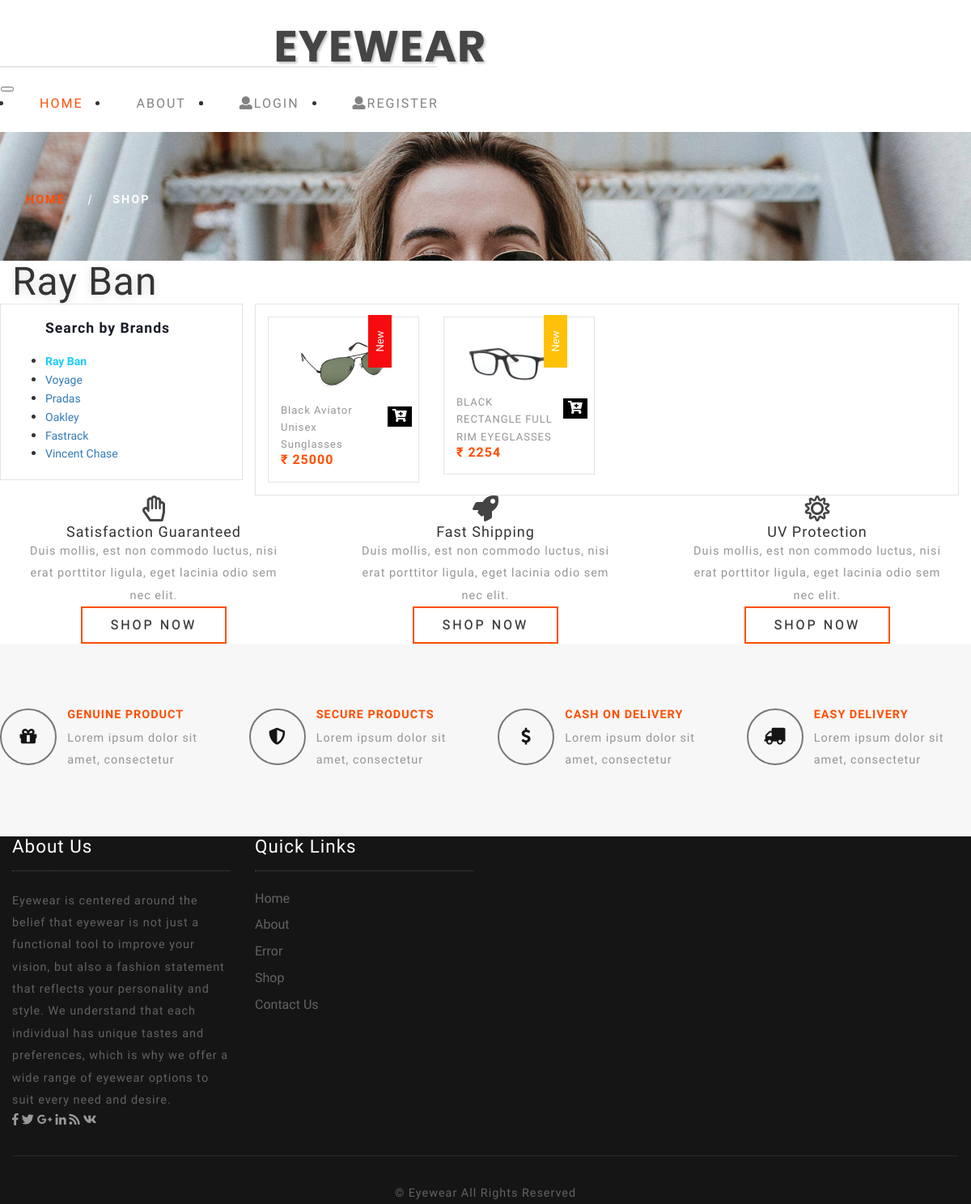
The page /shop.php on the database its author committed.
### tables this page shows
CREATE TABLE `product_category` (
  `cat_id` int(11) NOT NULL,
  `cat_name` varchar(25) DEFAULT NULL
);

CREATE TABLE `product_detail` (
  `product_id` int(11) NOT NULL,
  `cat_id` int(11) DEFAULT NULL,
  `l_id` int(11) DEFAULT NULL,
  `product_name` varchar(200) DEFAULT NULL,
  `product_image` varchar(100) DEFAULT NULL,
  `product_description` varchar(500) DEFAULT NULL,
  `product_price` int(10) DEFAULT NULL,
  `quantity` int(10) DEFAULT NULL,
  `status` int(5) DEFAULT NULL
);

### shop.php (the view, shortened to what this page needs)
<?php include 'header.php';
	if (isset($_GET['cid'])) {
		$catid=$_GET['cid'];
		$qry = "SELECT * FROM product_category WHERE cat_id='$catid'";
		$result = mysqli_query($con,$qry);
		$row=mysqli_fetch_array($result);
		$catname=$row['cat_name'];
	}
	else{
		$qry = "SELECT * FROM product_category ORDER BY cat_id LIMIT 1";
		$result = mysqli_query($con,$qry);
		$row=mysqli_fetch_array($result);
		$catid=$row['cat_id'];
		$catname=$row['cat_name'];
	}
?>
		<div class="banner_inner">
			<div class="services-breadcrumb">
				<div class="inner_breadcrumb">
					<ul class="short">
						<li>
							<a href="index.html">Home</a>
							<i>|</i>
						</li>
						<li>Shop</li>
					</ul>
				</div>
			</div>
		</div>
		<section class="banner-bottom-wthreelayouts py-lg-5 py-3">
			<div class="container-fluid">
				<div class="inner-sec-shop px-lg-4 px-3">
					<h3 class="tittle-w3layouts my-lg-4 mt-3 text-center"><?php echo $catname; ?></h3>
					<div class="row">
						<div class="side-bar col-lg-3">
							<div class="" style="margin-left: 40px">
								<h3 class="agileits-sear-head">Search by Brands</h3>
								<ul>
					<?php
						$query="SELECT * FROM product_category ORDER BY cat_id";
		                $result=mysqli_query($con,$query);
		                while($value=mysqli_fetch_array($result))
		                {
		                    $cid=$value['cat_id'];
		                    $cname=$value['cat_name'];
		                    if ($cid==$catid) {
		                  ?>
							<li>
								<a href="shop.php?cid=<?php echo $cid; ?>"><span style="font-size: 14px;color: #1accfd;font-weight: bold;"><?php echo $cname; ?></span></a>
							</li>
					<?php
							}
							else{
					?>
							<li>
								<a href="shop.php?cid=<?php echo $cid; ?>"><span style="font-size: 14px;"><?php echo $cname; ?></span></a>
							</li>
					<?php
							}
						}
					?>
					</ul>
							</div>
						</div>
						<div class="left-ads-display col-lg-9">
							<div class="wrapper_top_shop">
								<div class="row">
									<?php
							$qry = "SELECT * FROM product_detail WHERE status=1 AND cat_id='$catid' ORDER BY product_id DESC";
							$result = mysqli_query($con,$qry);
							while($row=mysqli_fetch_array($result))
							{
								$slid=$row['l_id'];
								$proid=$row['product_id'];
						?>
									<div class="col-md-3 product-men women_two shop-gd">
										<div class="product-googles-info googles">
											<div class="men-pro-item">
												<div class="men-thumb-item">
													<img src="products/<?php echo $row['product_image']; ?>" class="img-fluid" alt="">
													<span class="product-new-top">New</span>
												</div>
												<div class="item-info-product">
													<div class="info-product-price">
														<div class="grid_meta">
															<div class="product_price">
																<h4>
																	<a href="single.php?pid=<?php echo $row['product_id'];?>"><?php echo $row['product_name']; ?></a>
																</h4>
																<div class="grid-price mt-2">
																	<span class="money ">₹ <?php echo $row['product_price']; ?></span>
																</div>
															</div>
														</div>
														<div class="googles single-item hvr-outline-out">
											<?php
											if(!isset($_SESSION['useremail'])){
										?>
												<button type="submit" class="googles-cart pgoogles-cart" style="background-color: black; color: white" onclick="return confirm('You need to login first!!');">
													<i class="fas fa-cart-plus"></i>
												</button>
												<?php
											}
											else{
											?>
											<a href="addtocart.php?slid=<?php echo $slid;?>&proid=<?php echo $proid;?>"><input type="submit" class="button" value="Add to cart" style="background-color: black; color: white"></a>
										<?php
											}
										?>
										</div>
													</div>
													<div class="clearfix"></div>
												</div>
											</div>
										</div>
									</div>
								<?php } ?>
								</div>
						</div>
					</div>
<?php include"footer.php"; ?>

### header.php (shortened to what this page needs)
<!DOCTYPE html>
<html lang="zxx">
<head>
	<link href="css/bootstrap.css" rel='stylesheet' type='text/css' />
	<link href="css/login_overlay.css" rel='stylesheet' type='text/css' />
	<link href="css/style6.css" rel='stylesheet' type='text/css' />
	<link rel="stylesheet" href="css/shop.css" type="text/css" />
	<link rel="stylesheet" href="css/owl.carousel.css" type="text/css" media="all">
	<link rel="stylesheet" href="css/owl.theme.css" type="text/css" media="all">
	<link rel="stylesheet" type="text/css" href="css/jquery-ui1.css">
	<link href="css/style.css" rel='stylesheet' type='text/css' />
	<link href="css/contact.css" rel='stylesheet' type='text/css' />
	<link href="css/easy-responsive-tabs.css" rel='stylesheet' type='text/css' />
	<link rel="stylesheet" href="css/flexslider.css" type="text/css" media="screen" />
	<link rel="stylesheet" type="text/css" href="css/checkout.css">
	<link href="css/fontawesome-all.css" rel="stylesheet">
</head>
<body>
	<div class="banner-top container-fluid" id="home">
		<header>
			<div class="row">
				<div class="col-md-3 top-info text-left mt-lg-4">
					<ul>
					</ul>
				</div>
				<div class="col-md-6 logo-w3layouts text-center">
					<h1 class="logo-w3layouts">
						<a class="navbar-brand" href="index.php">
							Eyewear</a>
					</h1>
				</div>
				<div class="col-md-3 top-info-cart text-right mt-lg-4">
				</div>
			</div>
			</div>
			<label class="top-log mx-auto"></label>
			<nav class="navbar navbar-expand-lg navbar-light bg-light top-header mb-2">
				<button class="navbar-toggler mx-auto" type="button" data-toggle="collapse" data-target="#navbarSupportedContent" aria-controls="navbarSupportedContent"
				    aria-expanded="false" aria-label="Toggle navigation">
				</button>
				<div class="collapse navbar-collapse" id="navbarSupportedContent">
					<ul class="navbar-nav nav-mega mx-auto">
						<li class="nav-item active">
							<a class="nav-link ml-lg-0" href="index.php">Home
							</a>
						</li>
						<li class="nav-item">
							<a class="nav-link" href="about.php">About</a>
						</li>
						<li class="button-log">
							<?php
							if (isset($_SESSION['useremail'])) {
						?>
							<a class="nav-link" href="logout.php" ><i class="fa fa-user"></i> Logout </a>
						</li>
						<li class="nav-item">
							<a class="nav-link" href="orders.php"><i class="fa fa-shopping-bag"></i>My Orders</a>
						</li>
						<li class="nav-item">
							<a class="nav-link" href="cart.php"><i class="fa fa-shopping-cart"></i>My Cart</a>
						</li>
						<li class="nav-item">
							<a class="nav-link" href="feedback.php"><i class="fa fa-pen-square"></i>Feedback</a>
						</li>
						<?php
							}
							else{
						?>
						<li class="nav-item">
							<a class="nav-link" href="login.php" ><i class="fa fa-user"></i>Login</a>
						</li>
						<li class="button-log">
							<a class="nav-link" href="adduser.php"><i class="fa fa-user"></i>Register</a>
						</li>
						<?php
							}
						?>
					</ul>
				</div>
			</nav>

### footer.php (shortened to what this page needs)
				<div class="bottom-sub-grid-content py-lg-5 py-3">
					<div class="row">
						<div class="col-lg-4 bottom-sub-grid text-center">
							<div class="bt-icon">
								<span class="far fa-hand-paper"></span>
							</div>
							<h4 class="sub-tittle-w3layouts my-lg-4 my-3">Satisfaction Guaranteed</h4>
							<p>Duis mollis, est non commodo luctus, nisi erat porttitor ligula, eget lacinia odio sem nec elit.</p>
							<p>
								<a href="shop.php" class="btn btn-sm animated-button gibson-three mt-4">Shop Now</a>
							</p>
						</div>
						<div class="col-lg-4 bottom-sub-grid text-center">
							<div class="bt-icon">
								<span class="fas fa-rocket"></span>
							</div>
							<h4 class="sub-tittle-w3layouts my-lg-4 my-3">Fast Shipping</h4>
							<p>Duis mollis, est non commodo luctus, nisi erat porttitor ligula, eget lacinia odio sem nec elit.</p>
							<p>
								<a href="shop.php" class="btn btn-sm animated-button gibson-three mt-4">Shop Now</a>
							</p>
						</div>
						<div class="col-lg-4 bottom-sub-grid text-center">
							<div class="bt-icon">
								<span class="far fa-sun"></span>
							</div>
							<h4 class="sub-tittle-w3layouts my-lg-4 my-3">UV Protection</h4>
							<p>Duis mollis, est non commodo luctus, nisi erat porttitor ligula, eget lacinia odio sem nec elit.</p>
							<p>
								<a href="shop.php" class="btn btn-sm animated-button gibson-three mt-4">Shop Now</a>
							</p>
						</div>
					</div>
				</div>
				<div class="testimonials p-lg-5 p-3 mt-4">
					<div class="row last-section">
						<div class="col-lg-3 footer-top-w3layouts-grid-sec">
							<div class="mail-grid-icon text-center">
								<i class="fas fa-gift"></i>
							</div>
							<div class="mail-grid-text-info">
								<h3>Genuine Product</h3>
								<p>Lorem ipsum dolor sit amet, consectetur</p>
							</div>
						</div>
						<div class="col-lg-3 footer-top-w3layouts-grid-sec">
							<div class="mail-grid-icon text-center">
								<i class="fas fa-shield-alt"></i>
							</div>
							<div class="mail-grid-text-info">
								<h3>Secure Products</h3>
								<p>Lorem ipsum dolor sit amet, consectetur</p>
							</div>
						</div>
						<div class="col-lg-3 footer-top-w3layouts-grid-sec">
							<div class="mail-grid-icon text-center">
								<i class="fas fa-dollar-sign"></i>
							</div>
							<div class="mail-grid-text-info">
								<h3>Cash on Delivery</h3>
								<p>Lorem ipsum dolor sit amet, consectetur</p>
							</div>
						</div>
						<div class="col-lg-3 footer-top-w3layouts-grid-sec">
							<div class="mail-grid-icon text-center">
								<i class="fas fa-truck"></i>
							</div>
							<div class="mail-grid-text-info">
								<h3>Easy Delivery</h3>
								<p>Lorem ipsum dolor sit amet, consectetur</p>
							</div>
						</div>
					</div>
				</div>
			</div>
		</div>
	</section>
	<footer class="py-lg-5 py-3">
		<div class="container-fluid px-lg-5 px-3">
			<div class="row footer-top-w3layouts">
				<div class="col-lg-3 footer-grid-w3ls">
					<div class="footer-title">
						<h3>About Us</h3>
					</div>
					<div class="footer-text">
						<p>Eyewear is centered around the belief that eyewear is not just a functional tool to improve your vision, but also a fashion statement that reflects your personality and style. We understand that each individual has unique tastes and preferences, which is why we offer a wide range of eyewear options to suit every need and desire.
							</p>
						<ul class="footer-social text-left mt-lg-4 mt-3">
							<li class="mx-2">
								<a href="#">
									<span class="fab fa-facebook-f"></span>
								</a>
							</li>
							<li class="mx-2">
								<a href="#">
									<span class="fab fa-twitter"></span>
								</a>
							</li>
							<li class="mx-2">
								<a href="#">
									<span class="fab fa-google-plus-g"></span>
								</a>
							</li>
							<li class="mx-2">
								<a href="#">
									<span class="fab fa-linkedin-in"></span>
								</a>
							</li>
							<li class="mx-2">
								<a href="#">
									<span class="fas fa-rss"></span>
								</a>
							</li>
							<li class="mx-2">
								<a href="#">
									<span class="fab fa-vk"></span>
								</a>
							</li>
						</ul>
					</div>
				</div>
				<div class="col-lg-3 footer-grid-w3ls">
					<div class="footer-title">
						<h3>Quick Links</h3>
					</div>
					<ul class="links">
						<li>
							<a href="index.php">Home</a>
						</li>
						<li>
							<a href="about.php">About</a>
						</li>
						<li>
							<a href="404.php">Error</a>
						</li>
						<li>
							<a href="shop.php">Shop</a>
						</li>
						<li>
							<a href="contact.php">Contact Us</a>
						</li>
					</ul>
				</div>
			</div>
			<div class="copyright-w3layouts mt-4">
				<p class="copy-right text-center ">&copy; Eyewear All Rights Reserved
				</p>
			</div>
		</div>
	</footer>
	<link href="css/simplyCountdown.css" rel='stylesheet' type='text/css' />
</body>
</html>

### css/login_overlay.css (style rules this page uses)
.button-log a { color: #333; font-size: 1em; text-decoration: none; }

### css/shop.css (style rules this page uses)
body { font-family: 'Inconsolata', monospace; }
.googles-cart { font-size: 1em; color: #fff; margin: 0; text-decoration: none; text-transform: capitalize; border: none; background: none; outline: none; -webkit-transition: .5s all; -moz-transition: .5s all; transition: .5s all; }
.men-pro-item { position: relative; }
.product-men:nth-child(2) .product-new-top, .product-men:nth-child(6) .product-new-top, .product-men:nth-child(7) .product-new-top { background: #FFC107; -webkit-transform: rotate(-90deg); -moz-transform: rotate(-90deg); -ms-transform: rotate(-90deg); -o-transform: rotate(-90deg); }
.product-new-top, .product-men:nth-child(8) .product-new-top, .product-new-top, .product-men:nth-child(3) .product-new-top { background: #219ff3; -webkit-transform: rotate(-90deg); -moz-transform: rotate(-90deg); -ms-transform: rotate(-90deg); -o-transform: rotate(-90deg); }
.product-new-top { background: #F60B0E; color: #fff; right: -18px; position: absolute; top: 10px; width: 79px; font-size: 13px; height: 29px; text-align: center; line-height: 2.3; }
span.money { font-size: 1em; color: #ff4e00; font-weight: 700; letter-spacing: 1px; }
.product-googles-info { padding: 15px; border: 1px solid #e4e4e4; }
.btn { display: inline-block; }
h3.agileits-sear-head { color: #181c27; margin-bottom: 20px; font-size: 1.1em; font-weight: 600; }
.side-bar { padding: 20px 15px; border: 1px solid #e4e4e4; }
.product_price h4 a { color: #959596; font-size: 0.8em; font-family: 'Inconsolata', monospace; }
.wrapper_top_shop { padding: 15px; border: 1px solid #e4e4e4; }
.wrapper_top_shop h4 { font-size: 1.2em; }
.men-thumb-item { text-align: center; position: relative; }
.item-info-product { text-align: center; }
.product-men img { width: 100%; }
.grid_meta { float: left; width: 80%; text-align: left; }
button.googles-cart { font-size: 1.4em; color: #333; border: none; text-align: center; border-left: none !important; background: none; margin-top: 0.5em; cursor: pointer; }
.googles.single-item { float: right; }
@media (max-width:1280px) { .item-info-product h4 a { font-size: 13px; } }
@media (max-width:1280px) { .googles.single-item { float: right; width: 15%; } }
@media (max-width:1280px) { .product-new-top { right: 0; top: 0; width: 65px; font-size: 13px; height: 29px; line-height: 2.3; } }
@media (max-width:1280px) { button.googles-cart { font-size: 1em; } }

### css/contact.css (style rules this page uses)
body a { text-decoration: none; transition: 0.5s all; -webkit-transition: 0.5s all; -moz-transition: 0.5s all; -o-transition: 0.5s all; -ms-transition: 0.5s all; }

### css/easy-responsive-tabs.css (style rules this page uses)
body { margin: 0px; padding: 0px; }
ul.resp-tabs-list, p { margin: 0px; padding: 0px; }

### css/checkout.css (style rules this page uses)
body a { transition: 0.5s all; -webkit-transition: 0.5s all; -o-transition: 0.5s all; -moz-transition: 0.5s all; -ms-transition: 0.5s all; }

### rows shown on the page
product_category: cat_name "Ray Ban"
product_category: cat_name "Voyage"
product_category: cat_name "Pradas"
product_category: cat_name "Oakley"
product_category: cat_name "Fastrack"
product_category: cat_name "Vincent Chase"
product_detail: product_image (picture), product_name "Black Aviator Unisex Sunglasses", product_price "25000"
product_detail: product_image (picture), product_name "BLACK RECTANGLE FULL RIM EYEGLASSES", product_price "2254"
